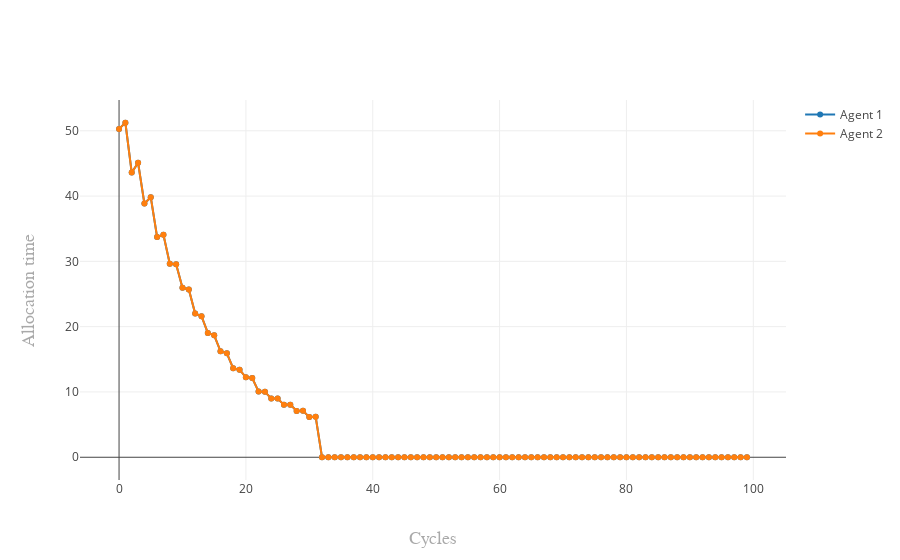

Notebook code for this chart:
### Code cell
my_workplace.plot_allocations()

### Figure 1 — Plotly figure (JSON) as saved in the notebook; plotly's stock layout.template omitted (floating-point values rounded to 4 significant figures)
{"data": [{"mode": "lines+markers", "name": "Agent 1", "type": "scatter", "uid": "2845c95b-ba23-4b7a-81b5-a8d3bdf944d2", "x": [0, 1, 2, 3, 4, 5, 6, 7, 8, 9, 10, 11, 12, 13, 14, 15, 16, 17, 18, 19, 20, 21, 22, 23, 24, 25, 26, 27, 28, 29, 30, 31, 32, 33, 34, 35, 36, 37, 38, 39, 40, 41, 42, 43, 44, 45, 46, 47, 48, 49, 50, 51, 52, 53, 54, 55, 56, 57, 58, 59, 60, 61, 62, 63, 64, 65, 66, 67, 68, 69, 70, 71, 72, 73, 74, 75, 76, 77, 78, 79, 80, 81, 82, 83, 84, 85, 86, 87, 88, 89, 90, 91, 92, 93, 94, 95, 96, 97, 98, 99], "y": [50.29, 51.23, 43.59, 45.1, 38.85, 39.83, 33.73, 34.07, 29.63, 29.57, 25.98, 25.7, 22.0, 21.6, 19.04, 18.68, 16.23, 15.93, 13.61, 13.4, 12.24, 12.14, 10.06, 10.01, 9.0, 9.007, 8.025, 8.059, 7.083, 7.13, 6.15, 6.203, 0, 0, 0, 0, 0, 0, 0, 0, 0, 0, 0, 0, 0, 0, 0, 0, 0, 0, 0, 0, 0, 0, 0, 0, 0, 0, 0, 0, 0, 0, 0, 0, 0, 0, 0, 0, 0, 0, 0, 0, 0, 0, 0, 0, 0, 0, 0, 0, 0, 0, 0, 0, 0, 0, 0, 0, 0, 0, 0, 0, 0, 0, 0, 0, 0, 0, 0, 0]}, {"mode": "lines+markers", "name": "Agent 2", "type": "scatter", "uid": "87229786-cda2-41ff-b967-751b773e37f4", "x": [0, 1, 2, 3, 4, 5, 6, 7, 8, 9, 10, 11, 12, 13, 14, 15, 16, 17, 18, 19, 20, 21, 22, 23, 24, 25, 26, 27, 28, 29, 30, 31, 32, 33, 34, 35, 36, 37, 38, 39, 40, 41, 42, 43, 44, 45, 46, 47, 48, 49, 50, 51, 52, 53, 54, 55, 56, 57, 58, 59, 60, 61, 62, 63, 64, 65, 66, 67, 68, 69, 70, 71, 72, 73, 74, 75, 76, 77, 78, 79, 80, 81, 82, 83, 84, 85, 86, 87, 88, 89, 90, 91, 92, 93, 94, 95, 96, 97, 98, 99], "y": [50.29, 51.23, 43.59, 45.1, 38.85, 39.83, 33.73, 34.07, 29.63, 29.57, 25.98, 25.7, 22.0, 21.6, 19.04, 18.68, 16.23, 15.93, 13.61, 13.4, 12.24, 12.14, 10.06, 10.01, 9.0, 9.007, 8.025, 8.059, 7.083, 7.13, 6.15, 6.203, 0, 0, 0, 0, 0, 0, 0, 0, 0, 0, 0, 0, 0, 0, 0, 0, 0, 0, 0, 0, 0, 0, 0, 0, 0, 0, 0, 0, 0, 0, 0, 0, 0, 0, 0, 0, 0, 0, 0, 0, 0, 0, 0, 0, 0, 0, 0, 0, 0, 0, 0, 0, 0, 0, 0, 0, 0, 0, 0, 0, 0, 0, 0, 0, 0, 0, 0, 0]}], "layout": {"xaxis": {"title": "Cycles", "titlefont": {"color": "darkgrey", "family": "Arial, sans-serif", "size": 18}}, "yaxis": {"title": "Allocation time", "titlefont": {"color": "darkgrey", "family": "Arial, sans-serif", "size": 18}}}}
